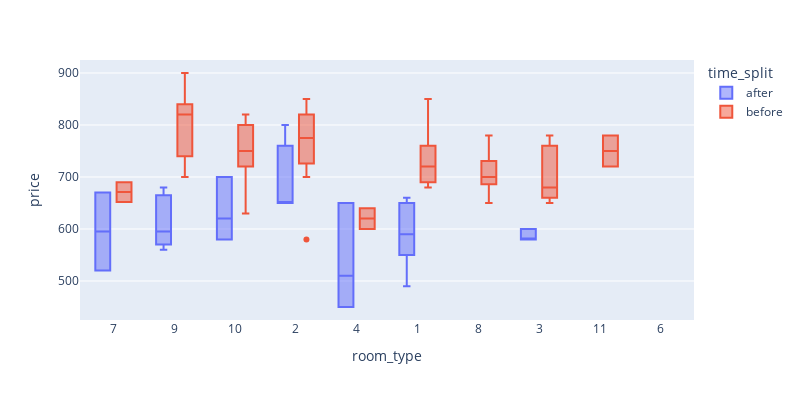

This figure's notebook cell:
### Code cell
# plot box 
df.loc[df.date <= pd.to_datetime('20200301', format='%Y%m%d'),'time_split'] = 'before'

df.loc[df.date > pd.to_datetime('20200301', format='%Y%m%d'),'time_split'] = 'after'

fig = px.box(df, x="room_type", y="price", color="time_split",height=400, width=800)
fig.update_traces(quartilemethod="exclusive") # or "inclusive", or "linear" by default

fig.update_xaxes(type='category')
fig.show()

### Figure 1 — Plotly figure (JSON) as saved in the notebook; plotly's stock layout.template omitted (floating-point values rounded to 4 significant figures)
{"data": [{"alignmentgroup": "True", "hovertemplate": "time_split=after<br>room_type=%{x}<br>price=%{y}<extra></extra>", "legendgroup": "after", "marker": {"color": "#636efa"}, "name": "after", "notched": false, "offsetgroup": "after", "orientation": "v", "quartilemethod": "exclusive", "showlegend": true, "type": "box", "x": ["7", "9", "10", "10", "2", "4", "1", "1", "1", "9", "1", "2", "8", "9", "1", "9", "3", "9", "3", "2", "4", "4", "3", "2", "1", "10", "2", "7"], "x0": " ", "xaxis": "x", "y": [520, 560, 580, 620, 650, 510, 600, 550, 660, 650, 650, 650, 550, 595, 580, 580, 580, 680, 580, 650, 450, 650, 600, 720, 490, 700, 800, 670], "y0": " ", "yaxis": "y"}, {"alignmentgroup": "True", "hovertemplate": "time_split=before<br>room_type=%{x}<br>price=%{y}<extra></extra>", "legendgroup": "before", "marker": {"color": "#EF553B"}, "name": "before", "notched": false, "offsetgroup": "before", "orientation": "v", "quartilemethod": "exclusive", "showlegend": true, "type": "box", "x": ["9", "9", "9", "10", "9", "8", "8", "11", "2", "2", "10", "8", "2", "9", "4", "2", "3", "7", "3", "1", "9", "6", "9", "3", "1", "10", "10", "10", "10", "10", "8", "2", "1", "11", "10", "2", "9", "10", "10", "3", "2", "1", "8", "3", "2", "3", "2", "10", "7", "9", "1", "2", "10", "10", "8", "1", "8", "2", "10", "1", "1", "10", "10", "10", "10", "1", "8", "3", "8", "1", "4", "2", "10"], "x0": " ", "xaxis": "x", "y": [760, 840, 900, 820, 840, 700, 682, 780, 820, 840, 700, 700, 722, 820, 640, 820, 680, 652, 700, 750, 820, 720, 700, 780, 802, 720, 730, 810, 730, 820, 780, 850, 850, 720, 800, 750, 800, 780, 730, 760, 800, 680, 690, 680, 800, 660, 700, 800, 690, 720, 690, 730, 720, 740, 742, 760, 720, 750, 690, 720, 710, 800, 750, 750, 800, 720, 650, 650, 700, 682, 600, 580, 630], "y0": " ", "yaxis": "y"}], "layout": {"boxmode": "group", "height": 400, "legend": {"title": {"text": "time_split"}, "tracegroupgap": 0}, "margin": {"t": 60}, "width": 800, "xaxis": {"anchor": "y", "domain": [0, 1], "title": {"text": "room_type"}, "type": "category"}, "yaxis": {"anchor": "x", "domain": [0, 1], "title": {"text": "price"}}}}
